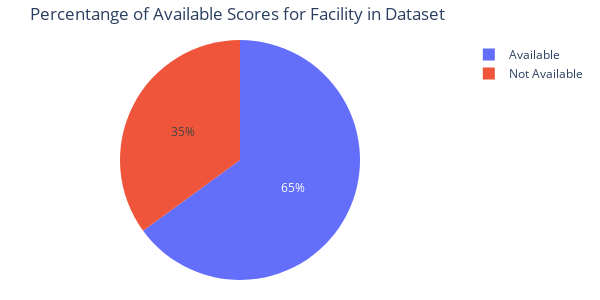

The cell this chart's notebook holds for it:
### Code cell
labels = ['Available', 'Not Available']
values = [len(medicare_df[medicare_df['Score'] != 'Not Available']), 
          len(medicare_df[medicare_df['Score'] == 'Not Available'])]
fig = go.Figure(
    data=[
        go.Pie(
            labels=labels, values=values
            )], 
            layout=go.Layout(
                title=go.layout.Title(
                    text='Percentange of Available Scores for Facility in Dataset'
                    )))
fig.update_layout(width=600, height=300, margin=dict(l=20, r=20, b=20, t=40))
fig.show()

### Figure 1 — Plotly figure (JSON) as saved in the notebook; plotly's stock layout.template omitted (floating-point values rounded to 4 significant figures)
{"data": [{"labels": ["Available", "Not Available"], "type": "pie", "values": [3061, 1651]}], "layout": {"height": 300, "margin": {"b": 20, "l": 20, "r": 20, "t": 40}, "title": {"text": "Percentange of Available Scores for Facility in Dataset"}, "width": 600}}
